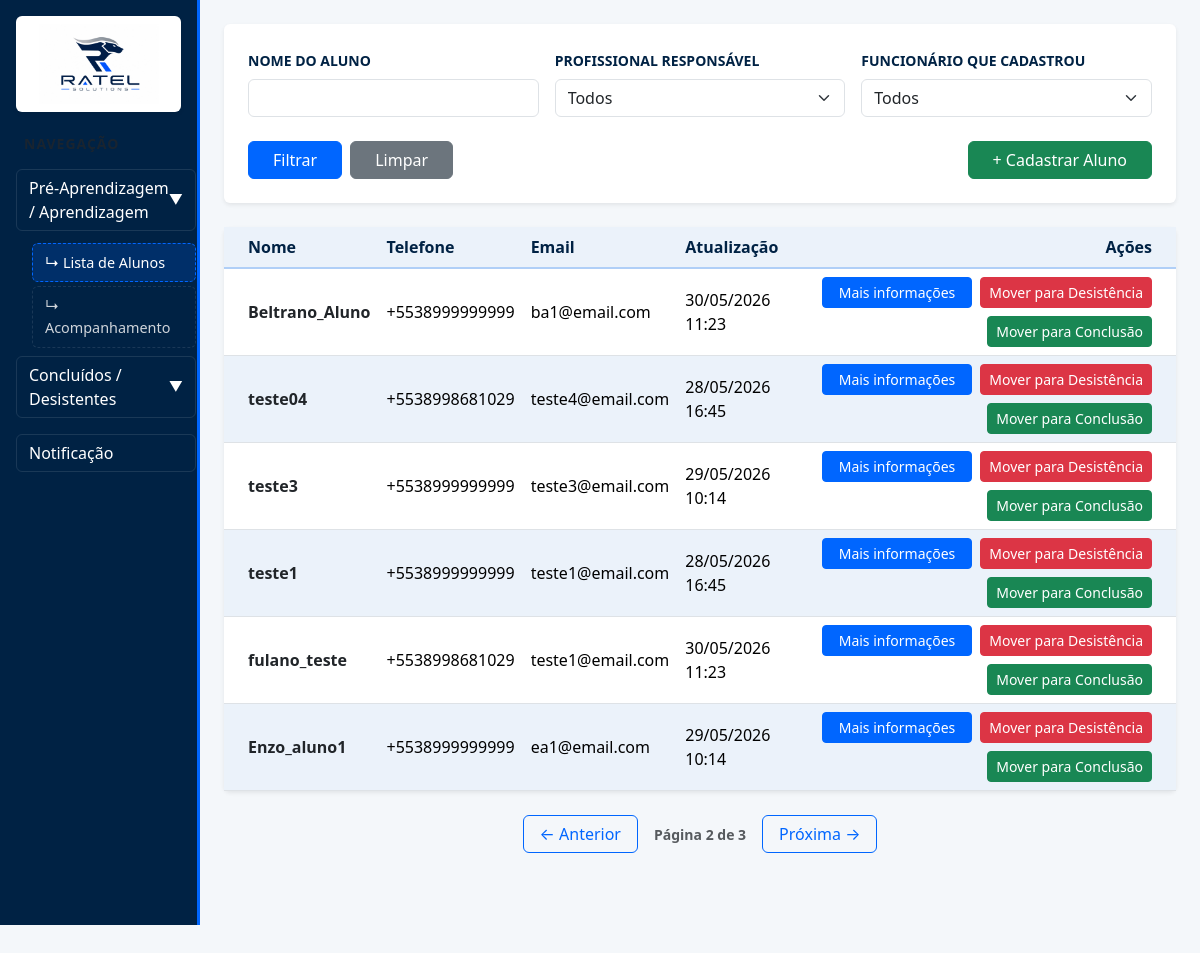
The app's page /dashboard/?page=2 (signed in), older data.
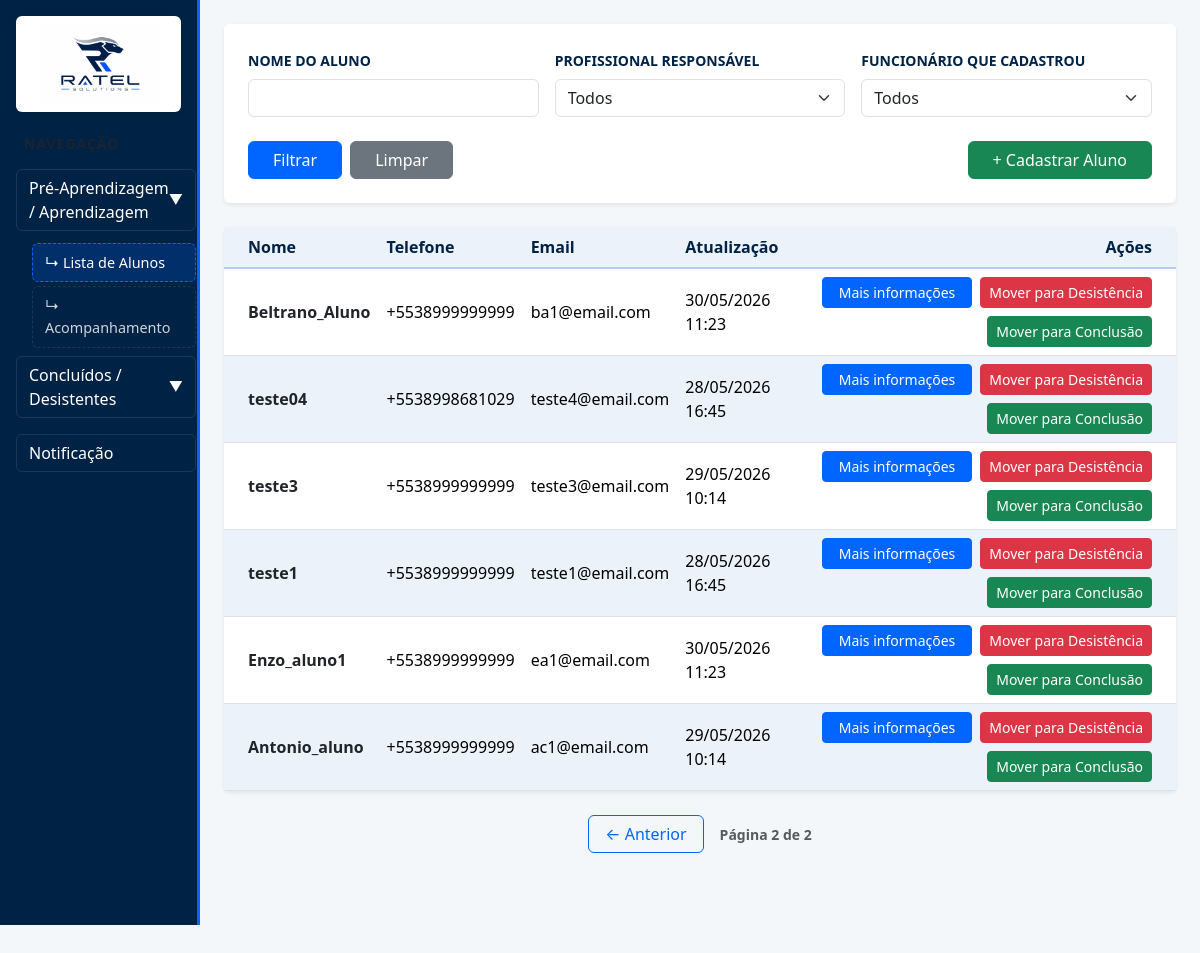
The same page, newer data.
### dashboard/models.py (models this page shows, shortened)
class Aluno(models.Model):
    nome = models.CharField(max_length=200)
    nome_social = models.CharField(max_length=200, blank=True, null=True)
    email = models.EmailField()
    nome_responsavel = models.CharField(max_length=100)
    telefone = models.CharField(max_length=100)
    telefone_responsavel = models.CharField(max_length=100)
    data_nascimento = models.DateTimeField()
    profissional_ref = models.ForeignKey(Pessoa, on_delete=models.DO_NOTHING, null=True)
    turno_estuda = models.ForeignKey(TurnoEstuda, on_delete=models.DO_NOTHING, null=True)
    aprendizagem = models.ForeignKey(Aprendizagem, on_delete=models.DO_NOTHING, null=True)
    escolaridade = models.ForeignKey(Escolaridade, on_delete=models.DO_NOTHING, null=True)
    entidade = models.ForeignKey(Entidade, on_delete=models.DO_NOTHING, null=True)
    curso = models.ForeignKey(Curso, on_delete=models.DO_NOTHING, null=True)
    turno_vaga = models.ForeignKey(TurnoVaga, on_delete=models.DO_NOTHING, null=True)
    tipo_formacao = models.ForeignKey(TipoFormacao, on_delete=models.DO_NOTHING, null=True)
    cadastrado_por = models.ForeignKey(Pessoa,on_delete=models.DO_NOTHING,related_name='alunos_cadastrados', null=True)
    cep = models.CharField(max_length=9,null=True)
    rua = models.CharField(max_length=255,null=True)
    numero = models.CharField(max_length=20,null=True)
    bairro = models.CharField(max_length=100,null=True)
    cidade = models.CharField(max_length=200)
    nome = models.CharField(max_length=200)
    nome_social = models.CharField(max_length=200, blank=True, null=True)
    email = models.EmailField()
    nome_responsavel = models.CharField(100)
    telefone = models.CharField(100, null=True)
    telefone_responsavel = models.CharField(100)
    data_nascimento = models.DateTimeField()
    profissional_ref = models.ForeignKey(Pessoa, on_delete=models.DO_NOTHING, null=True)
    turno_estuda = models.ForeignKey(TurnoEstuda, on_delete=models.DO_NOTHING, null=True)
    aprendizagem = models.ForeignKey(Aprendizagem, on_delete=models.DO_NOTHING, null=True)
    escolaridade = models.ForeignKey(Escolaridade, on_delete=models.DO_NOTHING, null=True)
    entidade = models.ForeignKey(Entidade, on_delete=models.DO_NOTHING, null=True)
    curso = models.ForeignKey(Curso, on_delete=models.DO_NOTHING, null=True)
    turno_vaga = models.ForeignKey(TurnoVaga, on_delete=models.DO_NOTHING, null=True)
    sexo = models.ForeignKey(Sexo, on_delete=models.DO_NOTHING, null=True)
    tipo_formacao = models.ForeignKey(TipoFormacao, on_delete=models.DO_NOTHING, null=True)
    cadastrado_por = models.ForeignKey(Pessoa,on_delete=models.DO_NOTHING,related_name='alunos_cadastrados', null=True)
    cep = models.CharField(max_length=9,null=True)
    rua = models.CharField(max_length=255,null=True)
    numero = models.CharField(max_length=20,null=True)
    bairro = models.CharField(max_length=100,null=True)
    cidade = models.CharField(max_length=100,null=True)
    estado = models.CharField(max_length=2,null=True)

### dashboard/views.py (the view, shortened to what this page needs)
# urls.py: path('', views.dashboard, name='dashboard'),
def dashboard(request):
    pessoa_id = request.session.get('pessoa_id')
    usuario = Pessoa.objects.get(id=pessoa_id)
    eh_professor = usuario.cargo.filter(
        nome='Professor').exists()
    eh_admin = usuario.cargo.filter(
        nome__in=[
        'Coordenador',
        'Diretor de centro de unidade de internação',
        'Diretor de unidade de acolhimento']).exists()
    if eh_professor and not eh_admin:
        lista_alunos = Aluno.objects.filter(
            cadastrado_por=usuario
        ).order_by('-id')
    else:
        lista_alunos = Aluno.objects.all().order_by('-id')
    nome = request.GET.get('nome')
    profissional = request.GET.get('profissional')
    cadastrado_por = request.GET.get('cadastrado_por')
    if nome:
            lista_alunos = lista_alunos.filter(
                nome__icontains=nome
        )
    if profissional:
        lista_alunos = lista_alunos.filter(
        profissional_ref__id=profissional
    )
    if eh_admin and cadastrado_por:
        lista_alunos = lista_alunos.filter(
            cadastrado_por__id=cadastrado_por
        )
    paginator = Paginator(lista_alunos, 6)
    page = request.GET.get('page')
    alunos = paginator.get_page(page)
    pessoas = []
    for pessoa in Pessoa.objects.all():
        cargos = list(
            pessoa.cargo.values_list(
                'nome',
                flat=True
            )
        )
        if cargos == ['Professor']:
            continue
        pessoas.append(pessoa)
    todas_pessoas = Pessoa.objects.all()
    turnos_estuda = TurnoEstuda.objects.all()
    turno_vaga = TurnoVaga.objects.all()
    aprendizagem = Aprendizagem.objects.all()
    escolaridade = Escolaridade.objects.all()
    entidade = Entidade.objects.all()
    curso = Curso.objects.all()
    tipo_formacao = TipoFormacao.objects.all()
    desistencia = Desistencia.objects.all()
    return render(
        request,
        'dashboard/dashboard.html',
        {
            'pessoas': pessoas,
            'alunos': alunos,
            'turnos_estuda': turnos_estuda,
            'turno_vaga': turno_vaga,
            'aprendizagem': aprendizagem,
            'escolaridade': escolaridade,
            'entidade': entidade,
            'curso': curso,
            'tipo_formacao': tipo_formacao,
            'eh_admin': eh_admin,
            'todas_pessoas': todas_pessoas,
            'desistencia': desistencia
        }
    )

### dashboard/templates/dashboard/dashboard.html (shortened to what the changed rows need)
{% extends 'base.html' %}
{% load static %}
{% block 'content' %}
<div class="container-fluid">
    <div class="row">
        <main class="col-md-10 p-4">
            <div class="mt-4">
                <div class="card shadow-sm border-0">
                    <div class="card-body p-0">
                        <div class="table-responsive">
                            <table class="table table-ratel align-middle mb-0">
                                <thead>
                                    <tr class="table-ratel-header">
                                        <th class="ps-4">Nome</th>
                                        <th>Telefone</th>
                                        <th>Email</th>
                                        <th>Atualização</th>
                                        <th class="text-end pe-4">Ações</th>
                                    </tr>
                                </thead>
                                <tbody>
                                    {% for aluno in alunos %}
                                    <tr>
                                        <td class="ps-4 fw-semibold text-dark">{{ aluno.nome_social|default:aluno.nome }}</td>
                                        <td>{{ aluno.telefone|default:"--" }}</td>
                                        <td>{{ aluno.email }}</td>
                                        <td>
                                            {% if forloop.counter|divisibleby:3 %}29/05/2026 10:14{% elif forloop.counter|divisibleby:2 %}28/05/2026 16:45{% else %}30/05/2026 11:23{% endif %}
                                        </td>
                                        <td class="text-end pe-4">
                                            <div class="d-flex gap-2 justify-content-end flex-wrap">
                                                <button class="btn btn-primary btn-sm px-3" data-bs-toggle="offcanvas" data-bs-target="#offcanvasAluno{{ aluno.id }}" aria-controls="offcanvasAluno{{ aluno.id }}">
                                                    Mais informações
                                                </button>
                                                <button class="btn btn-danger btn-sm" data-bs-toggle="modal" data-bs-target="#modalDesistencia{{ aluno.id }}">
                                                    Mover para Desistência
                                                </button>
                                                <a href="#" class="btn btn-success btn-sm">Mover para Conclusão</a>
                                            </div>
                                        </td>
                                    </tr>
                                    {% empty %}
                                    <tr>
                                        <td colspan="5" class="text-center py-4 text-muted">Nenhum aluno cadastrado no momento.</td>
                                    </tr>
                                    {% endfor %}
                                </tbody>
                            </table>
                        </div>
                    </div>
                </div>
                <div class="d-flex justify-content-center align-items-center gap-3 mt-4 mb-5">
                    {% if alunos.has_previous %}
                    <a href="?page={{ alunos.previous_page_number }}" class="btn btn-outline-primary px-3">← Anterior</a>
                    {% endif %}
                    <span class="text-muted small fw-semibold">Página {{ alunos.number }} de {{ alunos.paginator.num_pages }}</span>
                    {% if alunos.has_next %}
                    <a href="?page={{ alunos.next_page_number }}" class="btn btn-outline-primary px-3">Próxima →</a>
                    {% endif %}
                </div>
            </div>
        </main>
    </div>
</div>
{% endblock %}

Row changes from the older to the newer data that the page shows:
removed Aluno: nome_social "fulano_teste", telefone "+5538998681029", email "teste1@email.com", shows "30/05/2026 11:23"
computed for Aluno "Enzo_aluno1": text "29/05/2026 10:14" → "30/05/2026 11:23"
now on this page (row unchanged): Aluno: nome_social "Antonio_aluno", telefone "+5538999999999", email "ac1@email.com", shows "29/05/2026 10:14"
Text that changed along with them:
{{ alunos.paginator.num_pages }}: "3" → "2"
text no longer shown: "Próxima →"
